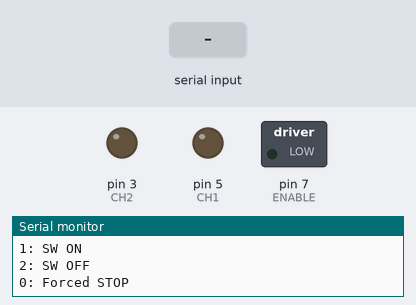
Bench run of a sketch on a simulated Arduino Uno, built with avr-gcc and run on an emulated ATmega328P. On the bench: switched loads named in the sketch (green lamp = pin HIGH), output pins drawn as LEDs (lit = HIGH), the last lines printed to the serial monitor. The inputs (shaded band) are chosen by the test bench.

Above: at 1.7 s.
1.8 s: "1" received over Serial
At 2.4 s:
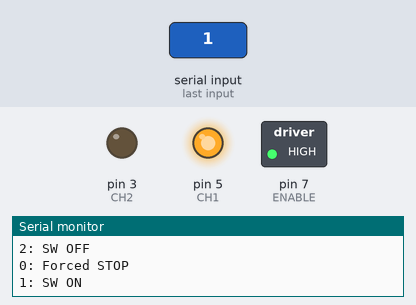
3.3 s: "2" received over Serial
At 3.6 s:
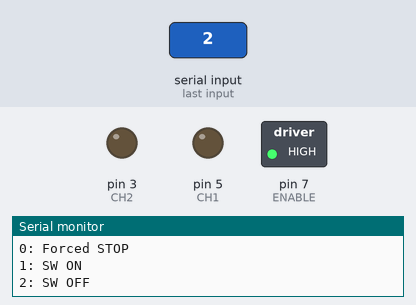
4.8 s: "0" received over Serial
At 5.9 s:
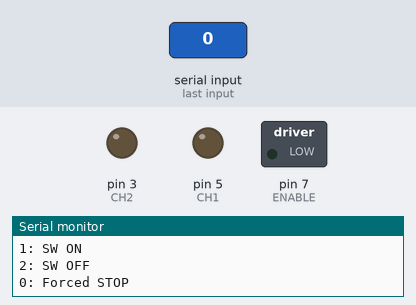
Timing chart, 0 to 7.8 s (numbered marks = the images above; inputs shaded):
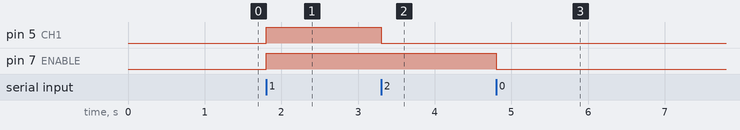

Measured:
- after the input at 1.8 s, pin 5 (CH1), pin 7 (ENABLE): LOW → HIGH at once
- after the input at 3.3 s, pin 5 (CH1): HIGH → LOW at once
- after the input at 4.8 s, pin 7 (ENABLE): HIGH → LOW at once

The sketch:

DCMotor_Relay.ino
```cpp
const int ENABLE = 7;
const int CH1 = 5;
const int CH2 = 3;

void setup() {
  pinMode(ENABLE, OUTPUT);
  pinMode(CH1, OUTPUT);
  pinMode(CH2, OUTPUT);
  Serial.begin(9600);

  Serial.println("1: SW ON");
  Serial.println("2: SW OFF");
  Serial.println("0: Forced STOP");

  digitalWrite(ENABLE, LOW);
  delay(500);
}

void loop() {
  if (Serial.available() > 0) {
    char val = Serial.read();
    if (val == '1') {
      Serial.println("1: SW ON");
      digitalWrite(ENABLE, HIGH);
      digitalWrite(CH1, HIGH);
      digitalWrite(CH2, LOW);
    } else if (val == '2') {
      Serial.println("2: SW OFF");
      digitalWrite(ENABLE, HIGH);
      digitalWrite(CH1, LOW);
      digitalWrite(CH2, LOW);
    } else if (val == '0') {
      Serial.println("0: Forced STOP");
      digitalWrite(ENABLE, LOW);
    }
  }
}
```
